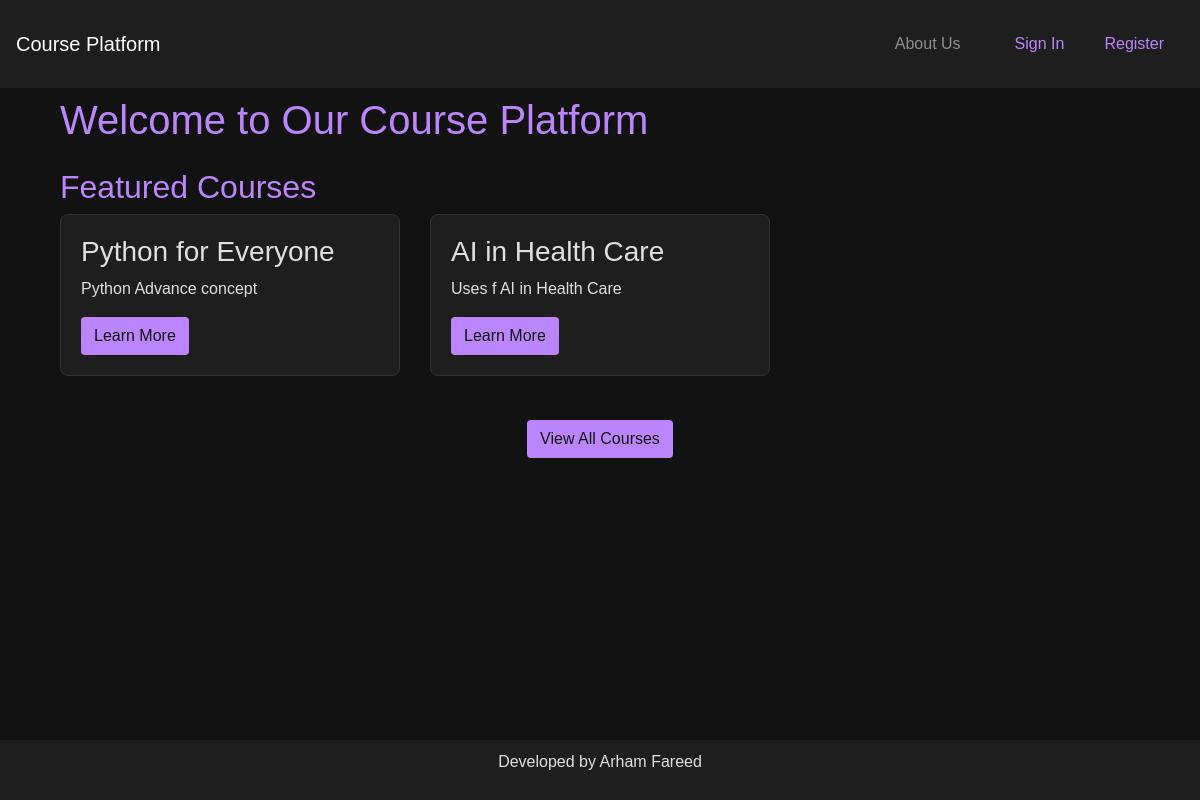
The app's page /, older data.
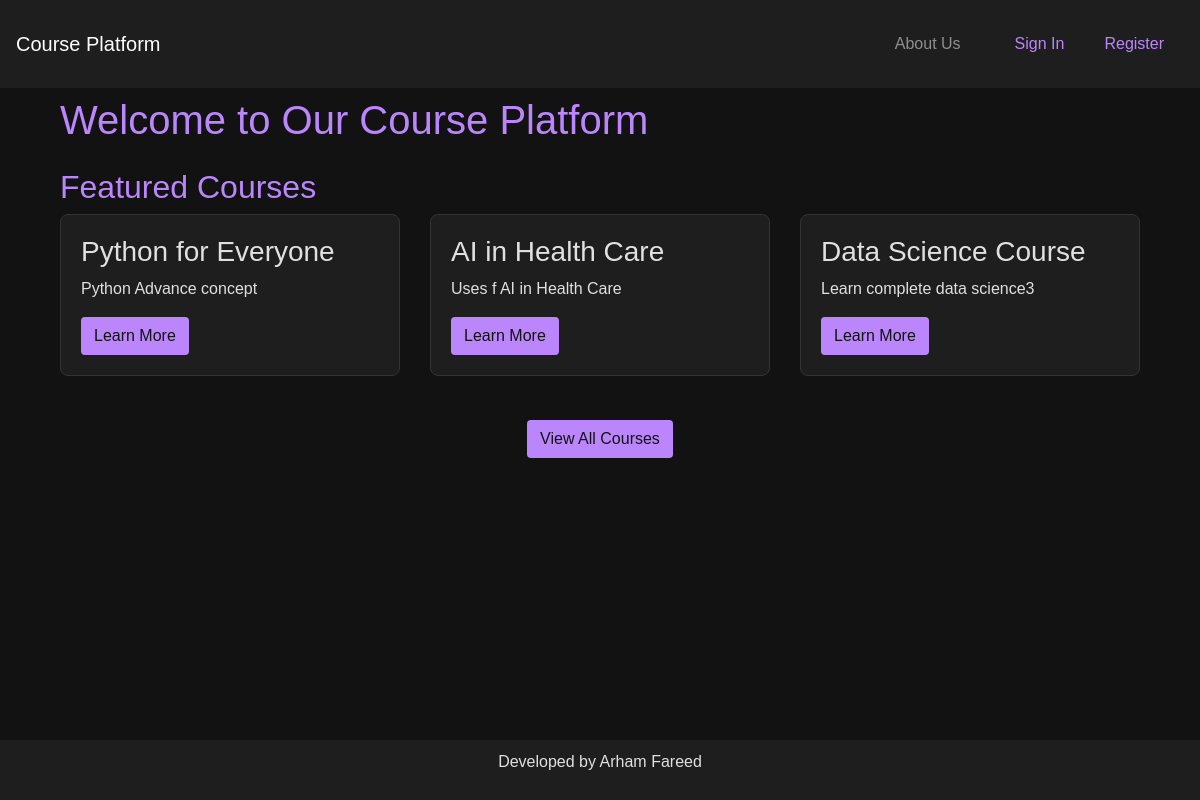
The same page, newer data.
### course/models.py (models this page shows, shortened)
class Course(models.Model):
    title = models.CharField(max_length=200)
    content = models.TextField()
    price = models.DecimalField(max_digits=10, decimal_places=2)
    instructor = models.ForeignKey(User, on_delete=models.CASCADE)
    created_at = models.DateTimeField(auto_now_add=True)
    update_at = models.DateTimeField(auto_now=True)
    subscribers = models.ManyToManyField(User, related_name='courses')
    is_featured = models.BooleanField(default=False)

### course/views.py (the view)
# urls.py: path("", views.homepage, name="homepage"),
def homepage(request):
    featured_courses = Course.objects.all()[:5]  # Get the first 5 courses
    context = {
        "featured_courses": featured_courses
    }
    return render(request, "homepage.html", context)

### course/templates/homepage.html (shortened to what this page needs)
{% extends 'base.html' %}
{% block content %}
<div class="container mt-4">
    <h1>Welcome to Our Course Platform</h1>
    {% if featured_courses %}
        <h2 class="mt-4">Featured Courses</h2>
        <div class="row">
            {% for course in featured_courses %}
                <div class="col-md-4">
                    <div class="course-card">
                        <h3>{{ course.title }}</h3>
                        <p>{{ course.content|truncatewords:20 }}</p>
                        <a href="{% url 'course_detail' course.id %}" class="btn btn-course">Learn More</a>
                    </div>
                </div>
            {% endfor %}
        </div>
    {% else %}
        <p class="mt-4">No featured courses available right now.</p>
    {% endif %}
    <div class="text-center mt-4">
        <a href="{% url 'course_list' %}" class="btn btn-course">View All Courses</a>
    </div>
</div>
{% endblock %}

Row changes from the older to the newer data that the page shows:
added Course: title "Data Science Course", content "Learn complete data science3"
